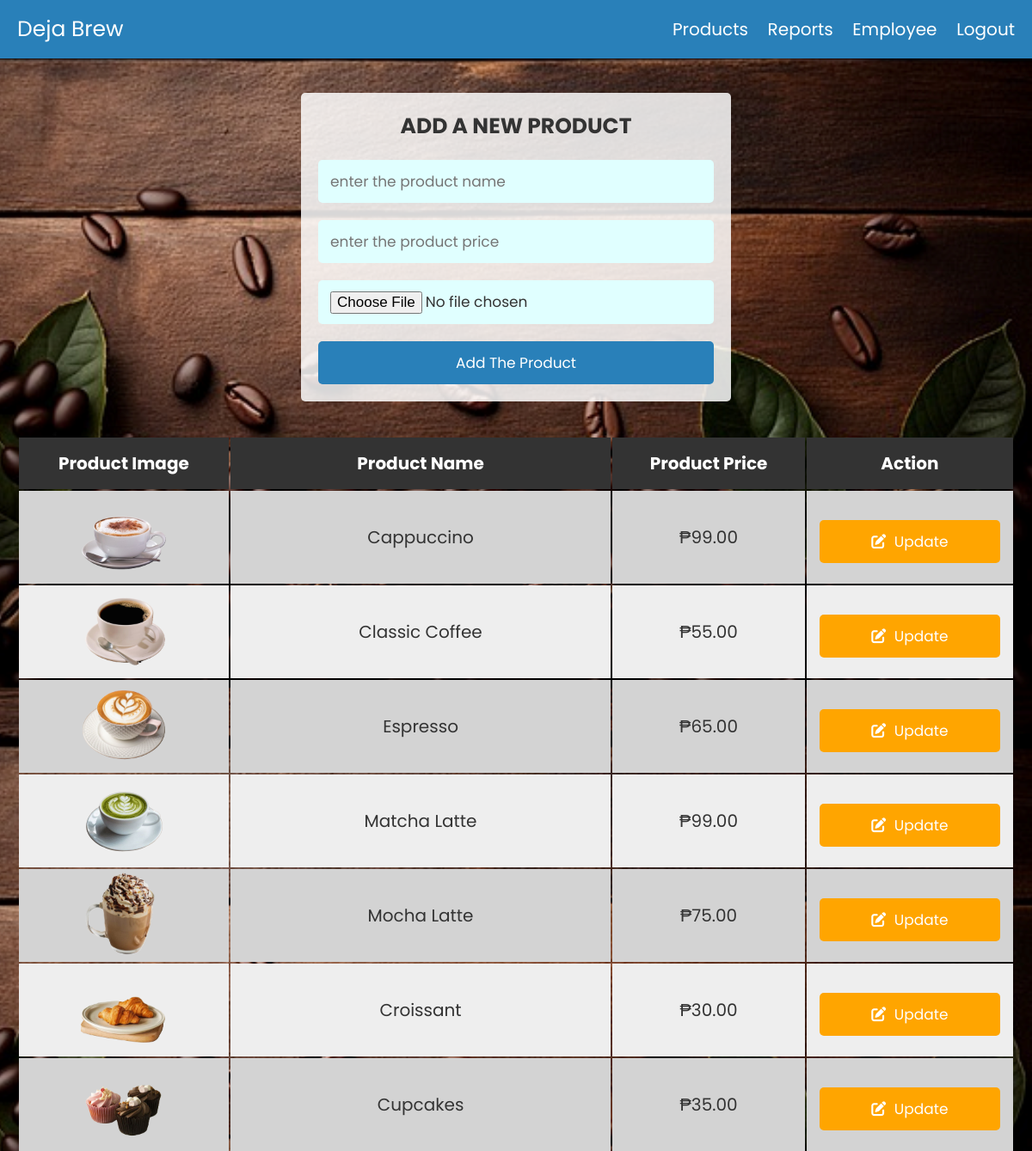
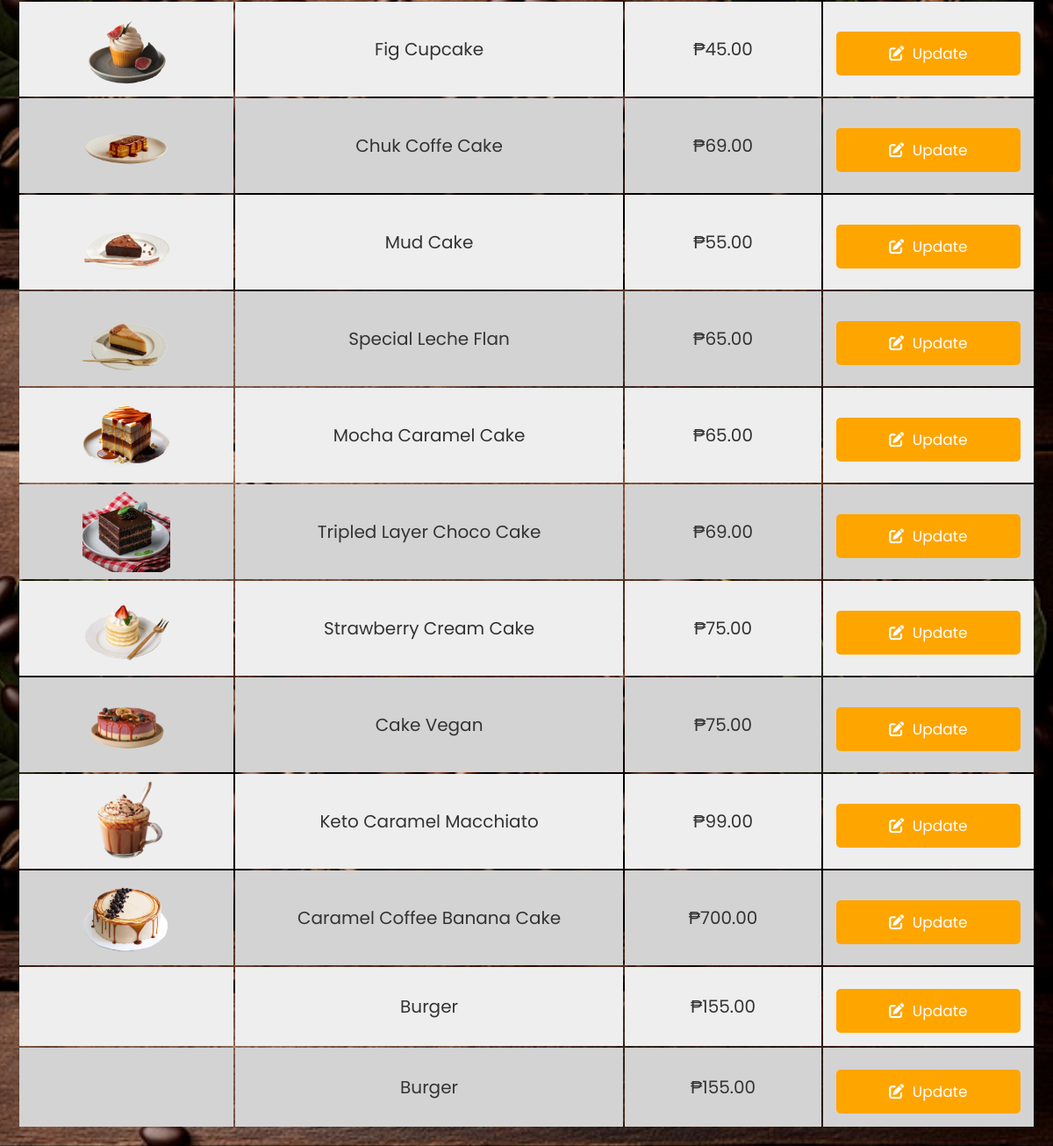
The page /admin.php (signed in) on the database its author committed (2 pictures, top to bottom).
### tables this page shows
CREATE TABLE `products` (
  `id` int(255) NOT NULL,
  `name` varchar(255) NOT NULL,
  `price` varchar(255) NOT NULL,
  `image` varchar(255) NOT NULL
);

### admin.php (the view, shortened to what this page needs)
<?php
@include 'config.php';
?>
<!DOCTYPE html>
<html lang="en">
<head>
   <link rel="stylesheet" href="https://cdnjs.cloudflare.com/ajax/libs/font-awesome/6.0.0/css/all.min.css">
    <link rel="stylesheet" href="css/style.css">
</head>
<body>
    <?php include 'header_Admin.php'; ?>
    <div class="container">
    <section>
    <form action="" method="post" class="add-product-form" enctype="multipart/form-data">
       <h3>add a new product</h3>
       <input type="text" name="p_name" placeholder="enter the product name" class="box" required>
       <input type="number" name="p_price" min="0" placeholder="enter the product price" class="box" required>
       <input type="file" name="p_image" accept="image/png, image/jpg, image/jpeg" class="box" required>
       <input type="submit" value="add the product" name="add_product" class="btn">
    </form>
    </section>
    <section class="display-product-table">
       <table>
          <thead>
             <th>product image</th>
             <th>product name</th>
             <th>product price</th>
             <th>action</th>
          </thead>
          <tbody>
             <?php
                $select_products = mysqli_query($conn, "SELECT * FROM `products`");
                if(mysqli_num_rows($select_products) > 0){
                   while($row = mysqli_fetch_assoc($select_products)){
             ?>
             <tr>
                <td><img src="shop_db/uploaded_img/<?php echo $row['image']; ?>" height="100" alt=""></td>
                <td><?php echo $row['name']; ?></td>
                <td>₱<?php echo $row['price']; ?>.00</td>
                <td>
                   <a href="admin.php?edit=<?php echo $row['id']; ?>" class="option-btn"> <i class="fas fa-edit"></i> update </a>
                </td>
             </tr>
             <?php
                };
                }else{
                   echo "<div class='empty'>no product added</div>";
                };
             ?>
          </tbody>
       </table>
    </section>
    </div>
</body>
</html>

### css/style.css (style rules this page uses)
:root { --blue:#2980b9; --red:tomato; --orange:orange; --black:#333; --white:#fff; --bg-color:#eee; --dark-bg:rgba(0,0,0,.7); --box-shadow:0 .5rem 1rem rgba(0,0,0,.1); --border:.1rem solid #999; }
* { font-family: 'Poppins', sans-serif; margin:0; padding:0; box-sizing: border-box; outline: none; border:none; text-decoration: none; text-transform: capitalize; }
html { font-size: 62.5%; overflow-x: hidden; }
.container { max-width: 1200px; margin:0 auto; }
section { padding:2rem; }
.btn, .option-btn, .delete-btn { display: block; width: 100%; text-align: center; background-color: var(--blue); color:var(--white); font-size: 1.7rem; padding:1.2rem 3rem; border-radius: .5rem; cursor: pointer; margin-top: 1rem; }
.option-btn i, .delete-btn i { padding-right: .5rem; }
.option-btn { background-color: var(--orange); }
.add-product-form { max-width: 50rem; background-color: #ffffffd7; border-radius: .5rem; padding:2rem; margin:0 auto; margin-top: 2rem; }
.add-product-form h3 { font-size: 2.5rem; margin-bottom: 1rem; color:var(--black); text-transform: uppercase; text-align: center; }
.add-product-form .box { text-transform: none; padding:1.2rem 1.4rem; font-size: 1.7rem; color:var(--black); border-radius: .5rem; background-color: lightcyan; margin:1rem 0; width: 100%; }
.display-product-table table { width: 100%; text-align: center; }
.display-product-table table thead th { padding:1.5rem; font-size: 2rem; background-color: var(--black); color:var(--white); }
.display-product-table table td { padding:1.5rem; font-size: 2rem; color:var(--black); }
.display-product-table table td:first-child { padding:0; }
.display-product-table table tr:nth-child(even) { background-color: var(--bg-color); }
.display-product-table table tr:nth-child(odd) { background-color: lightgrey; }

### admin.php (style rules this page uses)
body { background-image: url('images_a/background1.png'); height: 100vh; background-size: cover; background-position: center; }

### rows shown on the page
products: image (picture), name "Cappuccino", price "99"
products: image (picture), name "Classic Coffee", price "55"
products: image (picture), name "Espresso", price "65"
products: image (picture), name "Matcha Latte", price "99"
products: image (picture), name "Mocha Latte", price "75"
products: image (picture), name "Croissant", price "30"
products: image (picture), name "Cupcakes", price "35"
products: image (picture), name "Fig Cupcake", price "45"
products: image (picture), name "Chuk Coffe Cake", price "69"
products: image (picture), name "Mud Cake", price "55"
products: image (picture), name "Special Leche Flan", price "65"
products: image (picture), name "Mocha Caramel Cake", price "65"
products: image (picture), name "Tripled Layer Choco Cake", price "69"
products: image (picture), name "Strawberry Cream Cake", price "75"
products: image (picture), name "Cake Vegan", price "75"
products: image (picture), name "Keto Caramel Macchiato", price "99"
products: image (picture), name "Caramel Coffee Banana Cake", price "700"
products: name "Burger", price "155"
products: name "Burger", price "155"
